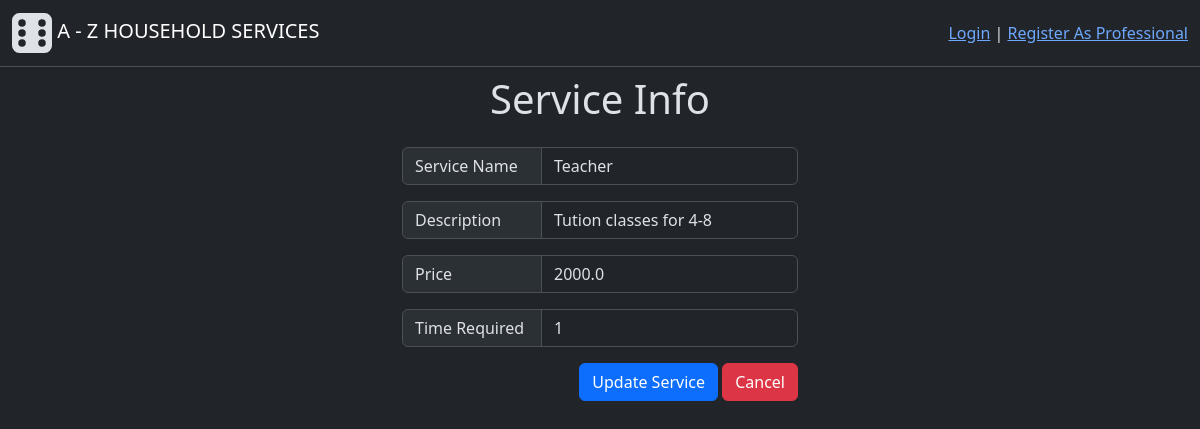
/edit_service/1, run on the app's committed database.
### backend/modals.py (models this page shows, shortened)
class Service(db.Model):
    id = db.Column(db.Integer(), primary_key=True)
    name = db.Column(db.String(30),unique=True, nullable=False)
    desc = db.Column(db.String(500), nullable=False)
    time_required = db.Column(db.Integer(), nullable=False) # Time required (in Hrs)
    price = db.Column(db.Float(), nullable=False)
    status = db.Column(db.Integer(), nullable=False, default=1) # 0-inactive, 1-active
    service_requests = db.relationship("ServiceRequest", cascade="all, delete", backref="services", lazy=True) # For accessing all the service requests having common service

### backend/controllers.py (the view, shortened to what this page needs)
@app.route("/edit_service/<service_id>", methods=["GET", "POST"])
def edit_service(service_id):
    service = get_service_obj(service_id) # 0:None, Other than 0:means data present therfore UPDATE
    return render_template("edit_service.html", service=service)

### backend/controllers.py (called while the page is built)
def get_service_obj(service_id):
    obj = Service.query.filter_by(id=service_id).first()
    return obj

### templates/edit_service.html (shortened to what this page needs)
{% extends "base.html" %}
{% block content %}
    <h1 class="text-center mt-2"> Service Info </h1>
    <div class="d-flex flex-column  align-items-center mt-4">
        <form action="/edit_service/{{service.id}}" method="POST">
            <div class="input-group mb-3">
                <span class="input-group-text width-140" >Service Name</span>
                <input type="text" class="form-control" name="name" value="{{service.name}}">
            </div>
            <div class="input-group mb-3">
                <span class="input-group-text width-140" >Description</span>
                <input type="text" class="form-control" name="desc" value="{{service.desc}}">
            </div>
            <div class="input-group mb-3">
                <span class="input-group-text width-140" >Price</span>
                <input type="text" class="form-control" name="price" value="{{service.price}}">
            </div>
            <div class="input-group mb-3">
                <span class="input-group-text width-140" >Time Required</span>
                <input type="text" class="form-control" name="time_required" value="{{service.time_required}}">
            </div>
            <div class="text-end">
                <button type="submit" class="btn btn-primary ">Update Service</button>
                <a href="{{ url_for('admin_page') }}"><button type="button" class="btn btn-danger">Cancel</button></a>
            </div>
        </form>
    </div>
{% endblock %}

### static/styles/general.css (style rules this page uses)
.width-140 { width: 140px; }

### data on the page
Service: name "Teacher", desc "Tution classes for 4-8", price "2000.0", time_required "1"
